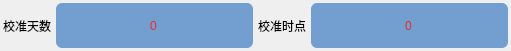
    <widget class="QWidget" name="gridLayoutWidget_10">
     <property name="geometry">
      <rect>
       <x>310</x>
       <y>170</y>
       <width>511</width>
       <height>51</height>
      </rect>
     </property>
     <layout class="QGridLayout" name="gridLayout_28">
      <property name="leftMargin">
       <number>3</number>
      </property>
      <property name="topMargin">
       <number>3</number>
      </property>
      <property name="rightMargin">
       <number>3</number>
      </property>
      <property name="bottomMargin">
       <number>3</number>
      </property>
      <property name="spacing">
       <number>5</number>
      </property>
      <item row="0" column="4">
       <widget class="QLineEdit" name="lineEdit_54">
        <property name="sizePolicy">
         <sizepolicy hsizetype="Expanding" vsizetype="Expanding">
          <horstretch>0</horstretch>
          <verstretch>0</verstretch>
         </sizepolicy>
        </property>
        <property name="styleSheet">
         <string notr="true">background: rgb(114, 159, 207);
color: rgb(239, 41, 41);
border-radius: 6px;</string>
        </property>
        <property name="text">
         <string>0</string>
        </property>
        <property name="alignment">
         <set>Qt::AlignCenter</set>
        </property>
       </widget>
      </item>
      <item row="0" column="0">
       <widget class="QLabel" name="label_158">
        <property name="styleSheet">
         <string notr="true">background: transparent;
font: 10pt &quot;Ubuntu&quot;;</string>
        </property>
        <property name="text">
         <string>校准天数</string>
        </property>
       </widget>
      </item>
      <item row="0" column="1">
       <widget class="QLineEdit" name="lineEdit_53">
        <property name="sizePolicy">
         <sizepolicy hsizetype="Expanding" vsizetype="Expanding">
          <horstretch>0</horstretch>
          <verstretch>0</verstretch>
         </sizepolicy>
        </property>
        <property name="styleSheet">
         <string notr="true">background: rgb(114, 159, 207);
color: rgb(239, 41, 41);
border-radius: 6px;</string>
        </property>
        <property name="text">
         <string>0</string>
        </property>
        <property name="alignment">
         <set>Qt::AlignCenter</set>
        </property>
       </widget>
      </item>
      <item row="0" column="2">
       <widget class="QLabel" name="label_156">
        <property name="styleSheet">
         <string notr="true">background: transparent;
font: 10pt &quot;Ubuntu&quot;;</string>
        </property>
        <property name="text">
         <string>校准时点</string>
        </property>
       </widget>
      </item>
     </layout>
    </widget>
